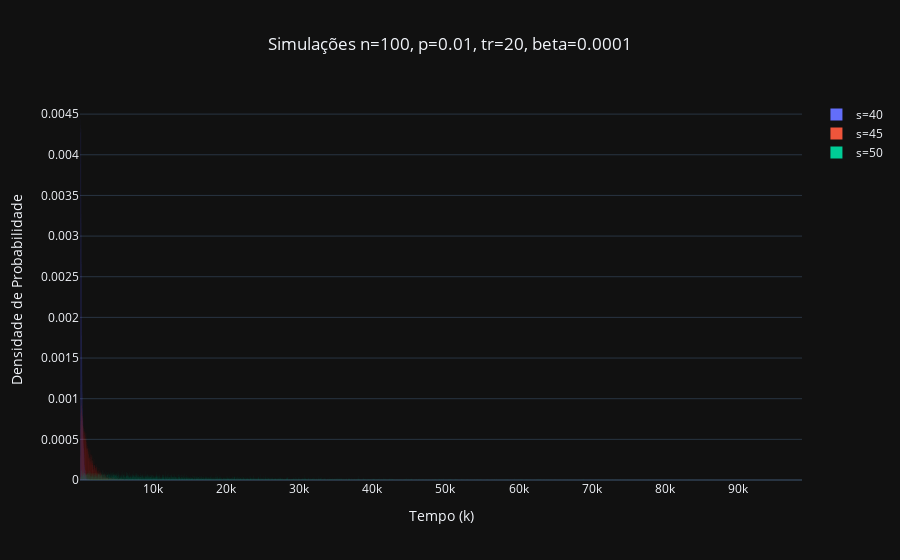

Write notebook code for a chart like this one.
### Markdown cell above
#### Casos $\beta \gt 0$

### Code cell
traces = []

for s in [40, 45, 50]:
    traces.append(build_simulation_trace(
        f"s={s}",
        100,
        0.01,
        s,
        20,
        0.0001,
        bin_size=10
    ))
    
plot_traces(traces, "Simulações n=100, p=0.01, tr=20, beta=0.0001")

### Figure 1 — Plotly figure (JSON) as saved in the notebook; plotly's stock layout.template omitted (floating-point values rounded to 4 significant figures; data arrays with more than 128 entries replaced by an {"elided": "..."} marker saying what was removed)
{"data": [{"histnorm": "probability density", "name": "s=40", "type": "histogram", "x": {"elided": "10000 int values"}, "xbins": {"end": 100000, "size": 10, "start": 0}}, {"histnorm": "probability density", "name": "s=45", "type": "histogram", "x": {"elided": "10000 int values"}, "xbins": {"end": 100000, "size": 10, "start": 0}}, {"histnorm": "probability density", "name": "s=50", "type": "histogram", "x": {"elided": "10000 int values"}, "xbins": {"end": 100000, "size": 10, "start": 0}}], "layout": {"barmode": "group", "title": {"text": "Simulações n=100, p=0.01, tr=20, beta=0.0001", "x": 0.5, "xanchor": "center"}, "xaxis": {"title": {"text": "Tempo (k)"}}, "yaxis": {"title": {"text": "Densidade de Probabilidade"}}}}
